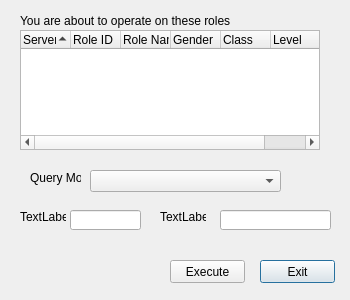
<?xml version="1.0" encoding="UTF-8"?>
<ui version="4.0">
 <class>viewGuildDialog</class>
 <widget class="QDialog" name="viewGuildDialog">
  <property name="geometry">
   <rect>
    <x>0</x>
    <y>0</y>
    <width>350</width>
    <height>300</height>
   </rect>
  </property>
  <property name="minimumSize">
   <size>
    <width>350</width>
    <height>300</height>
   </size>
  </property>
  <property name="maximumSize">
   <size>
    <width>350</width>
    <height>300</height>
   </size>
  </property>
  <property name="windowTitle">
   <string>View Guild</string>
  </property>
  <widget class="QLabel" name="label">
   <property name="geometry">
    <rect>
     <x>20</x>
     <y>10</y>
     <width>221</width>
     <height>21</height>
    </rect>
   </property>
   <property name="text">
    <string>You are about to operate on these roles</string>
   </property>
  </widget>
  <widget class="QTreeWidget" name="treeWidget_2">
   <property name="geometry">
    <rect>
     <x>20</x>
     <y>30</y>
     <width>300</width>
     <height>120</height>
    </rect>
   </property>
   <property name="minimumSize">
    <size>
     <width>300</width>
     <height>120</height>
    </size>
   </property>
   <property name="maximumSize">
    <size>
     <width>300</width>
     <height>16777215</height>
    </size>
   </property>
   <property name="alternatingRowColors">
    <bool>true</bool>
   </property>
   <property name="indentation">
    <number>2</number>
   </property>
   <property name="sortingEnabled">
    <bool>true</bool>
   </property>
   <attribute name="headerDefaultSectionSize">
    <number>50</number>
   </attribute>
   <attribute name="headerMinimumSectionSize">
    <number>27</number>
   </attribute>
   <column>
    <property name="text">
     <string>Server</string>
    </property>
   </column>
   <column>
    <property name="text">
     <string>Role ID</string>
    </property>
   </column>
   <column>
    <property name="text">
     <string>Role Name</string>
    </property>
   </column>
   <column>
    <property name="text">
     <string>Gender</string>
    </property>
   </column>
   <column>
    <property name="text">
     <string>Class</string>
    </property>
   </column>
   <column>
    <property name="text">
     <string>Level</string>
    </property>
   </column>
   <column>
    <property name="text">
     <string>Last Login</string>
    </property>
   </column>
  </widget>
  <widget class="QLabel" name="label_2">
   <property name="geometry">
    <rect>
     <x>30</x>
     <y>170</y>
     <width>51</width>
     <height>16</height>
    </rect>
   </property>
   <property name="text">
    <string>Query Mode</string>
   </property>
  </widget>
  <widget class="QComboBox" name="comboBox">
   <property name="geometry">
    <rect>
     <x>90</x>
     <y>170</y>
     <width>191</width>
     <height>22</height>
    </rect>
   </property>
  </widget>
  <widget class="QPushButton" name="exitButton">
   <property name="geometry">
    <rect>
     <x>260</x>
     <y>260</y>
     <width>75</width>
     <height>23</height>
    </rect>
   </property>
   <property name="text">
    <string>Exit</string>
   </property>
  </widget>
  <widget class="QPushButton" name="exeButton">
   <property name="geometry">
    <rect>
     <x>170</x>
     <y>260</y>
     <width>75</width>
     <height>23</height>
    </rect>
   </property>
   <property name="text">
    <string>Execute</string>
   </property>
  </widget>
  <widget class="QLabel" name="label_3">
   <property name="geometry">
    <rect>
     <x>160</x>
     <y>210</y>
     <width>46</width>
     <height>13</height>
    </rect>
   </property>
   <property name="text">
    <string>TextLabel</string>
   </property>
  </widget>
  <widget class="QLineEdit" name="lineEdit">
   <property name="geometry">
    <rect>
     <x>220</x>
     <y>210</y>
     <width>111</width>
     <height>20</height>
    </rect>
   </property>
  </widget>
  <widget class="QLabel" name="label_4">
   <property name="geometry">
    <rect>
     <x>20</x>
     <y>210</y>
     <width>46</width>
     <height>13</height>
    </rect>
   </property>
   <property name="text">
    <string>TextLabel</string>
   </property>
  </widget>
  <widget class="QLineEdit" name="lineEdit_2">
   <property name="geometry">
    <rect>
     <x>70</x>
     <y>210</y>
     <width>71</width>
     <height>20</height>
    </rect>
   </property>
  </widget>
 </widget>
 <resources/>
 <connections/>
</ui>
